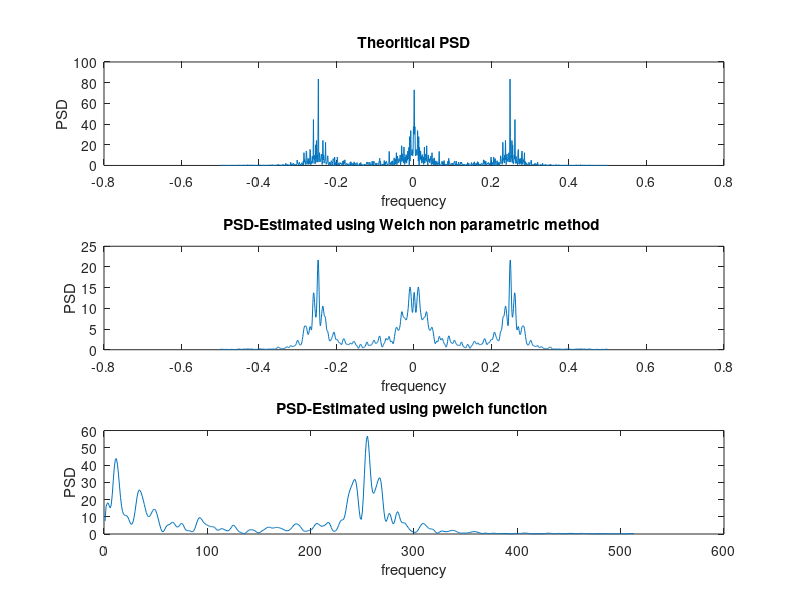

Here is the MATLAB script that generated this plot:
%%%%%%%%%%%%%%%%Exp05%%%%%%%%%%%%%%%%%%%%
clc
clear all
close all

sigma = 1;
N = 1000;
noise = sigma.*normrnd(0,1,1,N);

b = 1;
a = [1, -0.9, 0.81, -0.729];
x = filter(b, a,noise);
f = fftshift(fft(x, 1024));
f_hat=linspace(-1,1,1024)*1/2;
subplot(3,1,1);
plot(f_hat,(abs(f).^2/N)*(sigma^2));
xlabel( "frequency");
ylabel("PSD");
title(" Theoritical PSD ")



L = 7;                          %number of blocks
D = 125;                        %overlap between blocks
M = (N + (L-1)*D)/L;            %size of block
y = [];

for block = 1:L
    y(:,block) = x((block-1)*D+1:(block -1)*D + M );
end

w = hamming(M);
sq_w = w.*w;
U = sum(sq_w)/M;

win_sig = [];
fft_sig = [];

for block = 1:L
   win_sig(:,block) = y(:,block).*w;
   fft_sig(:,block) = fft(win_sig(:,block),1024);
   power(:,block) = (abs(fft_sig (:,block)).^2)./(M*U);
end

p_welch = [];
for j = 1:1024
   p_welch (j)= 0;
   for block = 1:L
      p_welch (j) =  p_welch (j)+ power(j,block);
   end
      p_welch (j)=  p_welch (j)/L;
end

subplot(3,1,2);
plot(f_hat,fftshift(p_welch));
xlabel( "frequency");
ylabel("PSD");
title("PSD-Estimated using Welch non parametric method ");

subplot(3,1,3);
pxx = pwelch(x,w,0,1024);
plot(pxx);
xlabel( "frequency");
ylabel("PSD");
title("PSD-Estimated using pwelch function ");

print(gcf,'06a.png','-dpng','-r300');










